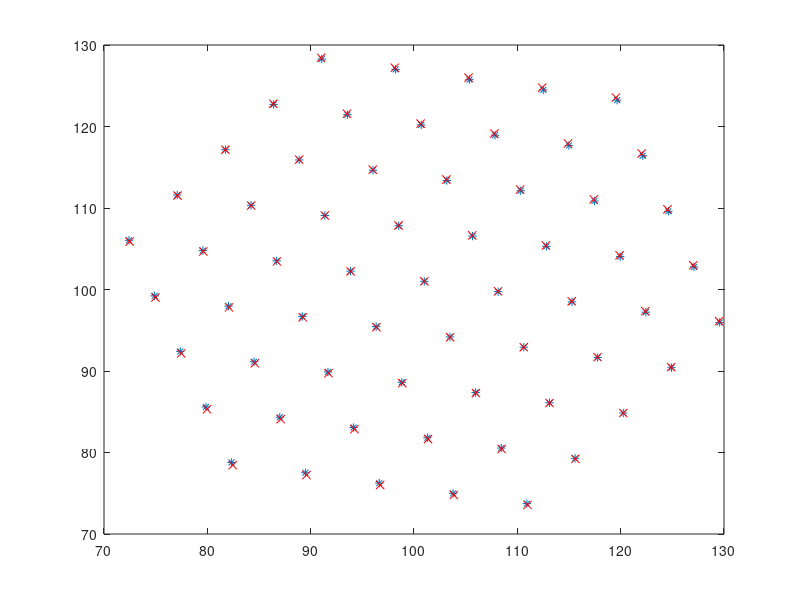
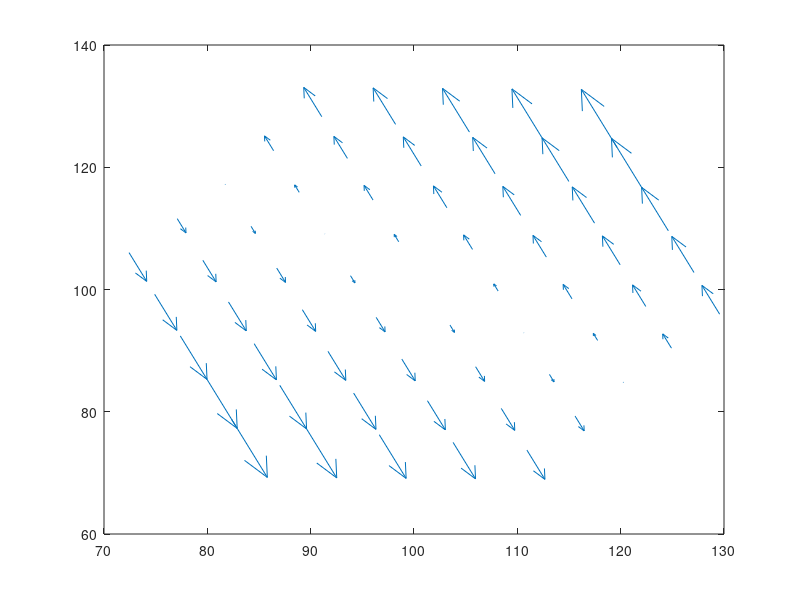

Write the MATLAB code that produced these figures, in order.
%plot(px2250(:,1),py2250(:,1),'*')
%exit, close all, 
%figure(1),plot(y(:,1),x(:,1),'x', yo(:,1),xo(:,1),'*'),figure(2), plot(yo(:,1),xo(:,1),'*'), hold on
%for i=0:10, plot(y(i*10+1:(i+1)*10,1),x(i*10+1:(i+1)*10,1),'rx', yo(i*10+1:(i+1)*10,1),xo(i*10+1:(i+1)*10,1),'r*'),
%    i*10:((i+1)*10+1),pause,end
%a = rand(512,512); a0 = rand(128,128);
%c = clock; c(6), abs(fftshift(fft2(a)));c = clock; c(6), abs(fftshift(fft2(a0)));abs(fftshift(fft2(a0)));abs(fftshift(fft2(a0)));c = clock; c(6),
close all, clear all
n=0;x1=0;y1=0;x2=0;y2=0;
th_1 = pi/9; th_2 = 7*pi/9;

k11 = cos(th_1); k12 = sin(th_1);
k21 = cos(th_2); k22 = sin(th_2);
k21_1 = cos(th_2+0.01); k22_1 = sin(th_2+0.01);
k1 = k11*k22 - k12*k21;
k2 = k11*k22_1 - k12*k21_1;

alpha01 = (k11 + k12)*101 ; alpha02 = (k21 + k22)*101 ; 
alpha11 = (k11 + k12)*101 ; alpha12 = (k21_1 + k22_1)*101 ; 
for i = -40*pi:2*pi:40*pi; for j= -40*pi:2*pi:20*pi; 
        x00 = ((alpha01+i)*k22 - (alpha02+j)*k12)/k1 ; 
        y00 = (k11*(alpha02+j) - k21*(alpha01+i))/k1 ;
        x01 = ((alpha11+i)*k22_1 - (alpha12+j)*k12)/k2 ; 
        y01 = (k11*(alpha12+j) - k21_1*(alpha11+i))/k2 ;
        
        if (x00-101)^2 + (y00-101)^2 < 1000
            n = n+1;
            x1(n) = x00; x2(n) = x01;
            y1(n) = y00; y2(n) = y01;        
        end
    end;end
figure(1),plot(x1,y1,'*',x2,y2,'rx')
figure(2), quiver(x1,y1,x2-x1,y2-y1,1)







